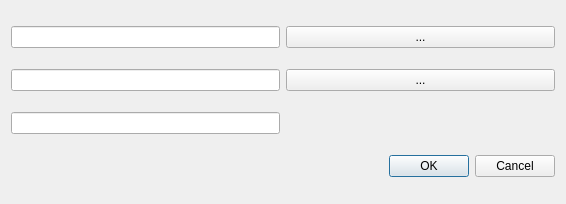
<?xml version="1.0" encoding="UTF-8"?>
<ui version="4.0">
 <class>OptionDialog</class>
 <widget class="QDialog" name="OptionDialog">
  <property name="geometry">
   <rect>
    <x>0</x>
    <y>0</y>
    <width>566</width>
    <height>204</height>
   </rect>
  </property>
  <property name="windowTitle">
   <string>Option</string>
  </property>
  <layout class="QGridLayout" name="gridLayout">
   <item row="0" column="0">
    <widget class="QLineEdit" name="lineDepotTools"/>
   </item>
   <item row="0" column="1">
    <widget class="QPushButton" name="pbBrowseDepotTools">
     <property name="text">
      <string>...</string>
     </property>
    </widget>
   </item>
   <item row="1" column="0">
    <widget class="QLineEdit" name="lineSourceRoot"/>
   </item>
   <item row="3" column="0">
    <widget class="QLineEdit" name="lineOutput"/>
   </item>
   <item row="1" column="1">
    <widget class="QPushButton" name="pbBrowseSouceRoot">
     <property name="text">
      <string>...</string>
     </property>
    </widget>
   </item>
   <item row="4" column="1">
    <widget class="QDialogButtonBox" name="buttonBox">
     <property name="orientation">
      <enum>Qt::Horizontal</enum>
     </property>
     <property name="standardButtons">
      <set>QDialogButtonBox::Cancel|QDialogButtonBox::Ok</set>
     </property>
    </widget>
   </item>
  </layout>
 </widget>
 <resources/>
 <connections>
  <connection>
   <sender>buttonBox</sender>
   <signal>accepted()</signal>
   <receiver>OptionDialog</receiver>
   <slot>accept()</slot>
   <hints>
    <hint type="sourcelabel">
     <x>248</x>
     <y>254</y>
    </hint>
    <hint type="destinationlabel">
     <x>157</x>
     <y>274</y>
    </hint>
   </hints>
  </connection>
  <connection>
   <sender>buttonBox</sender>
   <signal>rejected()</signal>
   <receiver>OptionDialog</receiver>
   <slot>reject()</slot>
   <hints>
    <hint type="sourcelabel">
     <x>316</x>
     <y>260</y>
    </hint>
    <hint type="destinationlabel">
     <x>286</x>
     <y>274</y>
    </hint>
   </hints>
  </connection>
 </connections>
</ui>
